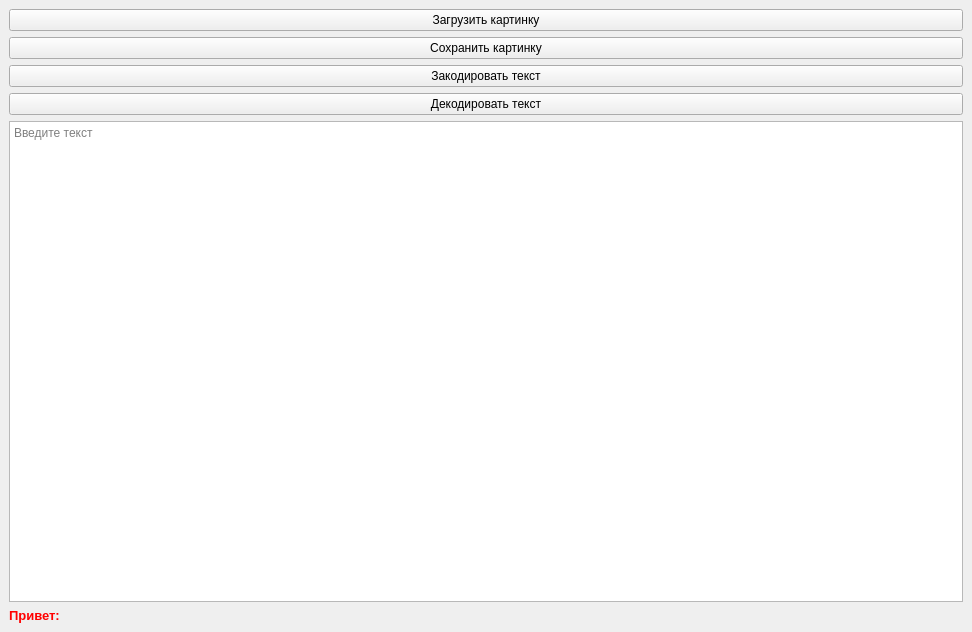
<?xml version="1.0" encoding="UTF-8"?>
<ui version="4.0">
 <class>MainWindow</class>
 <widget class="QMainWindow" name="MainWindow">
  <property name="geometry">
   <rect>
    <x>0</x>
    <y>0</y>
    <width>972</width>
    <height>632</height>
   </rect>
  </property>
  <property name="windowTitle">
   <string>MainWindow</string>
  </property>
  <property name="styleSheet">
   <string notr="true">QPushButton:hover{color: blue; font: bold 10pt;}</string>
  </property>
  <widget class="QWidget" name="centralwidget">
   <layout class="QVBoxLayout" name="verticalLayout">
    <item>
     <widget class="QPushButton" name="pushButton">
      <property name="text">
       <string>Загрузить картинку</string>
      </property>
     </widget>
    </item>
    <item>
     <widget class="QPushButton" name="pushButton_2">
      <property name="text">
       <string>Сохранить картинку</string>
      </property>
     </widget>
    </item>
    <item>
     <widget class="QPushButton" name="pushButton_3">
      <property name="text">
       <string>Закодировать текст</string>
      </property>
     </widget>
    </item>
    <item>
     <widget class="QPushButton" name="pushButton_4">
      <property name="text">
       <string>Декодировать текст</string>
      </property>
     </widget>
    </item>
    <item>
     <widget class="QPlainTextEdit" name="plainTextEdit">
      <property name="placeholderText">
       <string>Введите текст</string>
      </property>
     </widget>
    </item>
    <item>
     <widget class="QLabel" name="label">
      <property name="text">
       <string>&lt;span style=&quot;font-size:10pt; color:#ff0000;&quot;&gt;&lt;b&gt;Привет:&lt;/b&gt;&lt;/span&gt;</string>
      </property>
     </widget>
    </item>
   </layout>
  </widget>
 </widget>
 <resources/>
 <connections/>
</ui>
